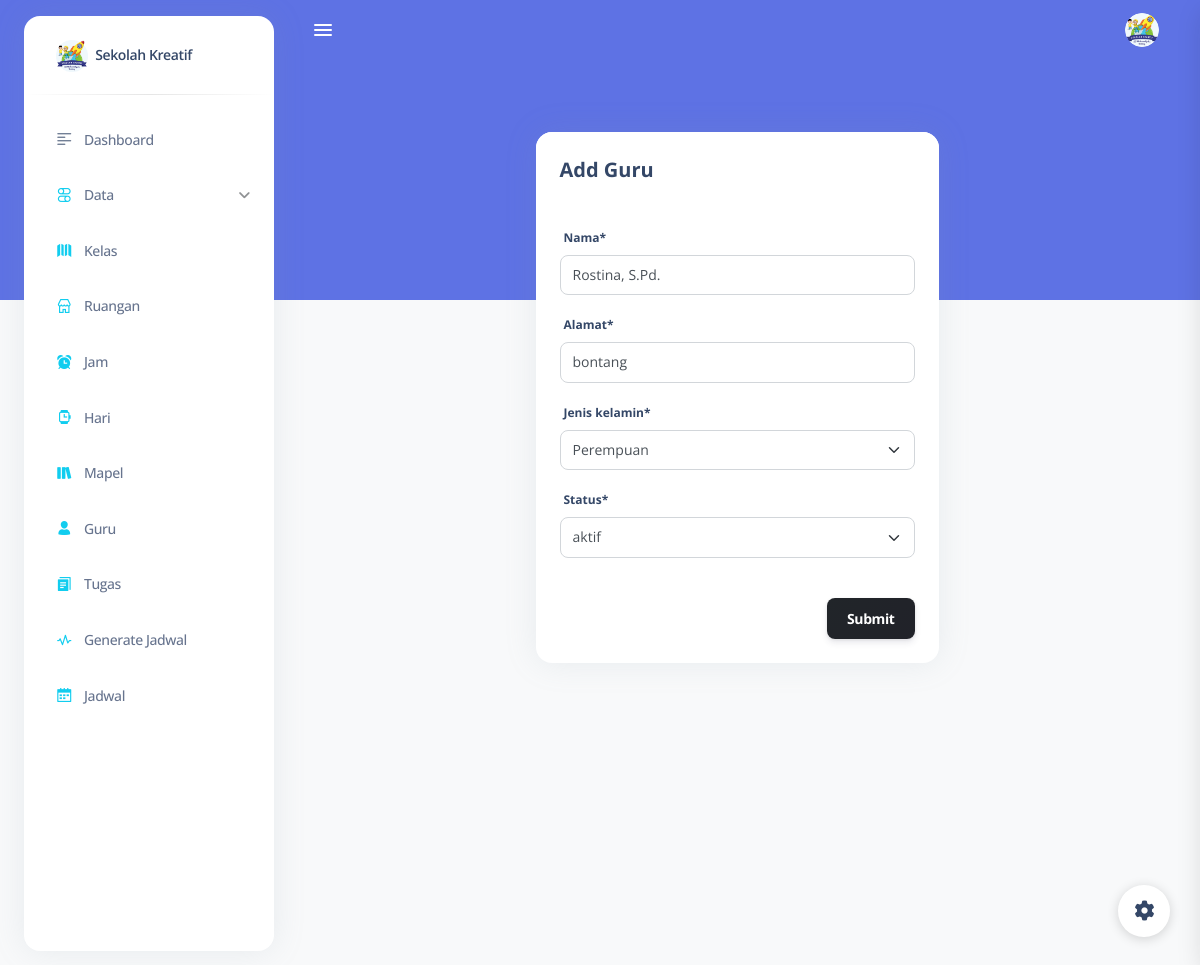
Screenshot of /guru/update/1/ (signed in) with the database file from the repository.
### core/models.py (models this page shows, shortened)
class Guru(models.Model):
    nama = models.CharField(max_length=30)
    alamat = models.CharField(max_length=200)
    jenis_kelamin = models.CharField(max_length=1, choices=JENIS_KELAMIN)
    status = models.IntegerField(choices=STATUS_PEGAWAI, default=1)

### core/jadwalviews.py (the view, shortened to what this page needs)
# urls.py: path('guru/update/<str:pk>/', jadwalviews.update_Guru, name='update_guru'),
@login_required(login_url='login')
def update_Guru(request, pk):
    gr = Guru.objects.get(id=pk)
    form = GuruForm(instance=gr)
    context ={'form':form}
    return render(request, 'penjadwalan/guru/guru_create.html', context)

### core/forms.py
class GuruForm(ModelForm):
  class Meta:
    model = Guru
    fields = '__all__'

### core/templatetags/auth_extras.py (called while the page is built)
@register.filter(name='has_group')
def has_group(user, group_name):
    try:
        group = Group.objects.get(name=group_name)
    except Group.DoesNotExist:
        return False
    return True if group in user.groups.all() else False

### templates/penjadwalan/guru/guru_create.html (shortened to what this page needs)
{% extends 'base.html' %}
{% load static %}
{% load crispy_forms_tags %}
{% block content  %}
<main class="main-content position-relative border-radius-lg ">
  <div class="container-fluid py-4">
    <div class="row ">
      <div class="col-6 mx-auto">
        <div class="row">
          <div class="col-12 col-lg-12 m-auto">
            <form method="POST" action="" class="multisteps-form__form mb-12">
              <div class="card mt-4" id="basic-info">
                <div class="card-header">
                  <h5 class="font-weight-bolder mb-0">Add Guru</h5>
                </div>
                <div class="card-body pt-0">
                  <div class="row mt-3">
                    <div class="col-12">
                      <div class="row">
                        {{form | crispy}}
                      </div>
                    </div>
                  </div>
                  <div class="button-row d-flex mt-4">
                    <input type="submit" name="Submit" class="btn bg-gradient-dark ms-auto mb-0 js-btn-next"/>
                  </div>
                </div>
              </div>
            </form>
          </div>
        </div>
      </div>
    </div>
  </div>
</main>
{% endblock content  %}

### rows the page displays
Guru: nama "Rostina, S.Pd.", alamat "bontang", jenis_kelamin "Perempuan", status "aktif"
